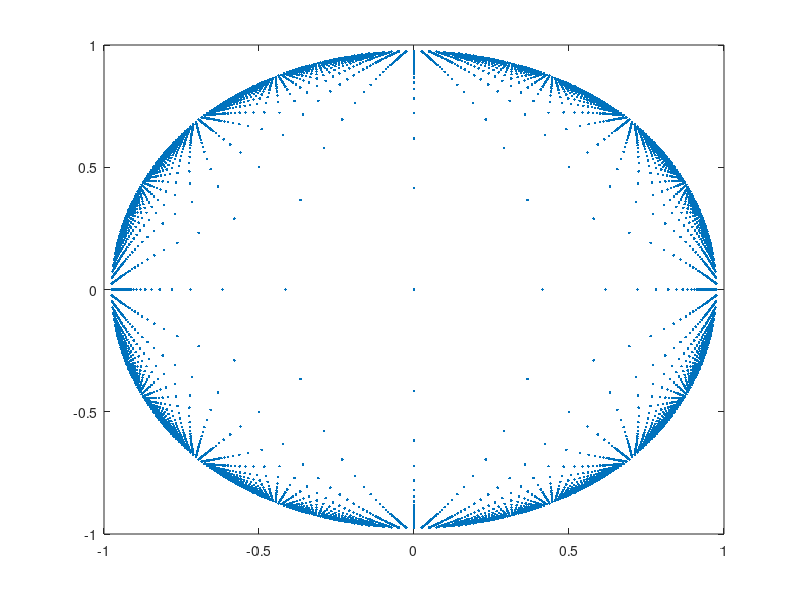

Reproduce this figure in MATLAB.
xs=0;
ys=0;
xx=0;
yx=0;
for i=-40:40
    for j=-40:40
        r=sqrt(i*i+j*j+1);
        x=i/(r+1);
        y=j/(r+1);
        xs=[xs,x];
        ys=[ys,y];
%         q=sqrt(4*r*r)-1;
%         q=q/(2*r*r);
%         x=i*q;
%         y=j*q;
%         xx=[xx,x];
%         yx=[yx,y];
    end
end
plot(xs,ys,'.')
% plot(xs,ys,'.r',xx,yx,'.b')